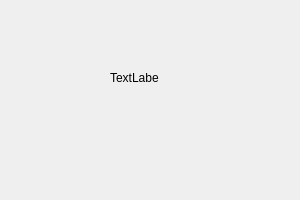
<?xml version="1.0" encoding="UTF-8"?>
<ui version="4.0">
 <class>seeGuideDialog</class>
 <widget class="QDialog" name="seeGuideDialog">
  <property name="geometry">
   <rect>
    <x>0</x>
    <y>0</y>
    <width>300</width>
    <height>200</height>
   </rect>
  </property>
  <property name="windowTitle">
   <string>Dialog</string>
  </property>
  <widget class="QLabel" name="label">
   <property name="geometry">
    <rect>
     <x>110</x>
     <y>70</y>
     <width>49</width>
     <height>16</height>
    </rect>
   </property>
   <property name="text">
    <string>TextLabel</string>
   </property>
  </widget>
 </widget>
 <resources/>
 <connections/>
</ui>
